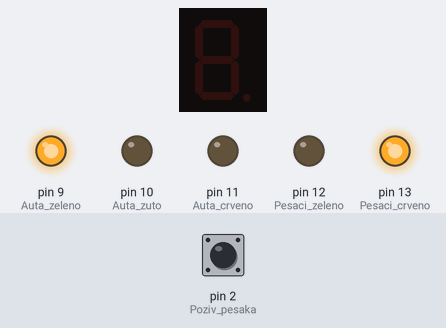
Recording of a sketch running on a simulated Arduino Uno, built with avr-gcc and run on an emulated ATmega328P. Parts: 1-digit seven-segment display, output pins drawn as LEDs (lit = HIGH). Wiring (inferred from the names in the program): 1-digit 7-segment display, segments lit when HIGH: segments pin 1, pin 3, pin 4, pin 5, pin 6, pin 7, pin 8. The inputs (shaded band) are chosen by the test bench; at power-on: pin 2 (Poziv_pesaka) HIGH. The segment pins are drawn as the display they are named for; pins used as bus, display or sensor lines are not drawn.

Above: at 1.2 s.
1.3 s: pin 2 (Poziv_pesaka) pulled LOW for 0.15 s
At 7.0 s:
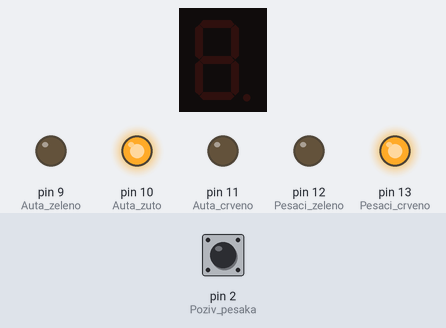
At 8.6 s:
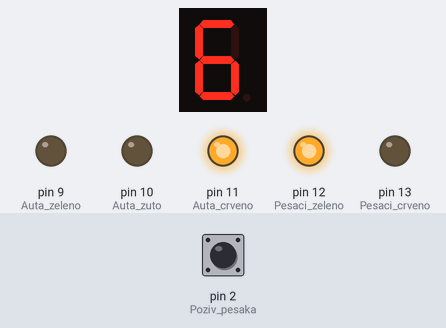
Timing chart, 0 to 17.9 s (numbered marks = the images above; inputs shaded):
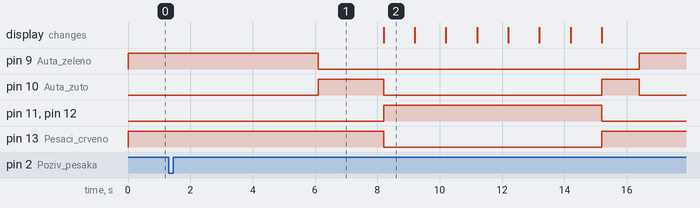

The sketch:

traffic-ligth.ino
```cpp
#include "TimerOne.h" // koristi hardverski timer1 za finiju pwm kontrolu
                      // i/ili pokretanje periodicne funkcije prekida

const byte Pesaci_crveno = 13; //pin na kome je crvena led lampica za pesake
const byte Pesaci_zeleno = 12; //pin na kome je zelena led lampica za pesake
const byte Auta_crveno = 11; // pin na kome je crvena led lampica za auta
const byte Auta_zuto = 10; // pin na kome je zuta led lampica za auta
const byte Auta_zeleno = 9; // pin na kome je zelena led lampica za auta
const byte Poziv_pesaka = 2; // taster za poziv pesaka

int a = 1; // pinovi na kojima se prikljucuju segmenti sedmosegmentnog displeja
int b = 3;
int c = 4;
int d = 5;
int e = 6;
int f = 7;
int g = 8;

const int PESACI_CRVENO_AUTA_ZELENO = 1;  // Stanje 1
const int PESACI_CRVENO_AUTA_ZUTO = 2;  // Stanje 2
const int PESACI_ZELENO_AUTA_CRVENO = 3;  // Stanje 3

const int PERIOD_ZUTOG_SVETLA = 20;  //Period trajanja zutog svetla
const int PERIOD_ZELENOG_SVETLA = 60;  //Period trajanja zelenog svetla za pesake

volatile int Stanje = PESACI_CRVENO_AUTA_ZELENO; // Promenljiva za trenutno stanje
volatile int Sledece_stanje = PESACI_ZELENO_AUTA_CRVENO; // Promenljiva za sledece stanje
volatile int Brojac = 0;  // Vremenski brojac
volatile byte Zahtev_za_promenu = 0;

void Pusti_pesake(){  // Ukoliko je ukljuceno crveno za pesake i zeleno za vozila
		      // ili ako je ukljuceno zuto, a sledece stanje je crveno za vozila
	 	      // a zeleno za pesake
    if((Stanje == PESACI_CRVENO_AUTA_ZELENO) ||
        (Stanje == PESACI_CRVENO_AUTA_ZUTO
        && Sledece_stanje == PESACI_CRVENO_AUTA_ZELENO)){
            Zahtev_za_promenu = 1; // Zahtev za promenu menja vrednost
          }
  }

  void Podesavanje_vremena(){
      if (Brojac < 600){ // Proverava se vrednost brojaca
          Brojac += 1; // Vrednost brojaca se povecava za jedan
        }

	// Ukoliko je ukljuceno crveno svetlo za pesake,
	// i ukoliko je istekao period trajanja zelenog svetla
	// i ukoliko postoji zahtev za promenu
      if(Stanje == PESACI_CRVENO_AUTA_ZELENO
         && Zahtev_za_promenu && Brojac > PERIOD_ZELENOG_SVETLA){
            Brojac = 0; // Vrednost brojaca je sada nula
            Zahtev_za_promenu = 0; // Zahtev za promenu dobija vrednost nula
            Stanje = PESACI_CRVENO_AUTA_ZUTO; // Pali se zuto za automobile
            Sledece_stanje = PESACI_ZELENO_AUTA_CRVENO; // Pali se zeleno za pesake i crveno za auta
          }


	// Ukoliko je ukljuceno zuto svetlo i ukoliko je period trajanja zutog svetla istekao

       if (Stanje == PESACI_CRVENO_AUTA_ZUTO && Brojac > PERIOD_ZUTOG_SVETLA){
              Brojac = 0;
              Stanje = Sledece_stanje; // Stanje postaje sledece stanje stanje
            }


	// Ukoliko je ukljuceno zeleno za pesake i ukoliko je prosao period
	// trajanja zelenog svetla

       if(Stanje == PESACI_ZELENO_AUTA_CRVENO && Brojac > PERIOD_ZELENOG_SVETLA){
          Brojac = 0; // Dobija vrednost nula
          Stanje = PESACI_CRVENO_AUTA_ZUTO; // Pali se crveno za pesake, zuto za auta
          Sledece_stanje = PESACI_CRVENO_AUTA_ZELENO; // Sledece stanje je pesacima crveno
						       // a vozilima zeleno
        }
    }

void setup(){
    pinMode(Pesaci_crveno, OUTPUT); // Led diode postavljene kao izlaz
    pinMode(Pesaci_zeleno, OUTPUT);
    pinMode(Auta_crveno, OUTPUT);
    pinMode(Auta_zuto, OUTPUT);
    pinMode(Auta_zeleno, OUTPUT);

    pinMode(a, OUTPUT); // Sedmosegmentni displej postavljen kao izlaz
    pinMode(b, OUTPUT);
    pinMode(c, OUTPUT);
    pinMode(d, OUTPUT);
    pinMode(e, OUTPUT);
    pinMode(f, OUTPUT);
    pinMode(g, OUTPUT);

    pinMode(Poziv_pesaka, INPUT_PULLUP); // Pin tastera je konfigurisan kao ulazni pin
    attachInterrupt(digitalPinToInterrupt(Poziv_pesaka), Pusti_pesake, FALLING);
		// Ova komanda povezuje funkciju Pusti_pesake sa prekidom koji generise silazna
		// ivica na pinu 2 za koji je vezan taster
    Timer1.initialize(100000); // Inicijalizacija timer1 i podesavanje perioda trajanja prekida na 1 sec
    Timer1.attachInterrupt(Podesavanje_vremena);
	// Funkciju Podesavanje_vremena postavlja za funkciju prekida nakon isteka prekida
  }

  void prikazBroja(int broj){
      if (broj !=1 && broj != 4)
      digitalWrite(a, HIGH); //segment a se ne pali u slucajevima sa brojem 1 i 4

      if (broj !=5 && broj != 6) // segment b se ne pali u slucajevima sa brojem 5 i 6
      digitalWrite(b, HIGH);

      if (broj != 2) // segment c se ne pali u slucaju sa brojem 2
      digitalWrite(c, HIGH);

      if (broj !=1 && broj != 4 && broj !=7)
      digitalWrite(d, HIGH); // segment b se ne pali u slucajevima sa brojem 1,4 i 7

      if (broj == 2 || broj == 6 || broj == 8 || broj == 0)
      digitalWrite(e, HIGH); //segment e se pali u slucajevima sa brojem 0,2,6,8

      if (broj !=1 && broj != 2 && broj != 3 && broj != 7)
      digitalWrite(f, HIGH);  //segment f se ne pali u slucajevima sa brojem 1,2,3 i 7

      if (broj !=0 && broj != 1 && broj !=7) // segment g se ne pali u slucajevima sa brojem 1 i 7
      digitalWrite(g, HIGH);
    }

    void ugasi(){ // funkcija koja gasi sve segmente da sedmosegmentnom displeju
        digitalWrite(a, LOW);
        digitalWrite(b, LOW);
        digitalWrite(c, LOW);
        digitalWrite(d, LOW);
        digitalWrite(e, LOW);
        digitalWrite(f, LOW);
        digitalWrite(g, LOW);
      }

      void tajmer(){ // funkcija brojaca sedmosegmentnog displeja
		     // krece od broja 6 do 0 nakon cega se gasi uz pomoc funkcije
                    // za gasenje
          for (int i = 6; i>=0; i--){
              prikazBroja(i);
              delay(1000);
              ugasi();
            }
        }

void loop() {
  switch(Stanje){ // Na osnovu stanja odredjene led diode se pale ili gase
      case PESACI_CRVENO_AUTA_ZELENO:
        digitalWrite(Pesaci_crveno, HIGH);
        digitalWrite(Pesaci_zeleno, LOW);
        digitalWrite(Auta_crveno, LOW);
        digitalWrite(Auta_zuto, LOW);
        digitalWrite(Auta_zeleno, HIGH);
        break;

        case PESACI_CRVENO_AUTA_ZUTO:
        digitalWrite(Pesaci_crveno, HIGH);
        digitalWrite(Pesaci_zeleno, LOW);
        digitalWrite(Auta_crveno, LOW);
        digitalWrite(Auta_zuto, HIGH);
        digitalWrite(Auta_zeleno, LOW);
        break;

        case PESACI_ZELENO_AUTA_CRVENO:
        digitalWrite(Pesaci_crveno, LOW);
        digitalWrite(Pesaci_zeleno, HIGH);
        digitalWrite(Auta_crveno, HIGH);
        digitalWrite(Auta_zuto, LOW);
        tajmer(); // pozivanje funkcije za paljenje segmosegmentnog displeja
        digitalWrite(Auta_zeleno, LOW);
        break;
    }
}
```

Measured:
- after the input at 1.3 s, pin 9 (Auta_zeleno): HIGH → LOW after 4.8 s, → HIGH 10.3 s later; pin 10 (Auta_zuto): LOW → HIGH after 4.8 s, → LOW 2.1 s later, → HIGH 7.0 s later, → LOW 1.2 s later; pin 11 (Auta_crveno), pin 12 (Pesaci_zeleno): LOW → HIGH after 6.9 s, → LOW 7.0 s later; pin 13 (Pesaci_crveno): HIGH → LOW after 6.9 s, → HIGH 7.0 s later
